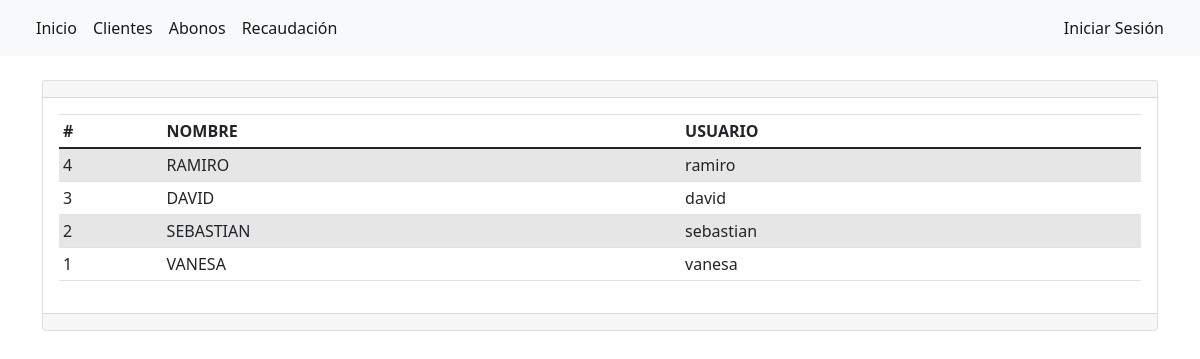
Screenshot of /cobradores/ with the database file from the repository.
### abonos/models.py (models this page shows, shortened)
class Cobrador(models.Model):
    nombre = models.CharField(max_length=45, verbose_name="nombre")
    activo = models.BooleanField(default=True, verbose_name="activo")
    usuario = models.ForeignKey(User,null=True, on_delete=SET_NULL)
    creado = models.DateTimeField(auto_now_add=True)
    modificado = models.DateTimeField(auto_now=True)
    class Meta:
        verbose_name = "Cobrador"
        verbose_name_plural = "Cobradores"
        ordering = ['-modificado', '-creado']
        unique_together = ['nombre']

### abonos/views.py (the view)
# urls.py: path('cobradores/', views.cobradores, name='cobradores'),
def cobradores(request):
    cobradores = Cobrador.objects.all().order_by('-creado')
    cobradores_cuenta = cobradores.count()
    context = {
        'cobradores': cobradores,
        'cobradores_cuenta': cobradores_cuenta
    }
    return render(request, 'cobradores/index.html', context)

### abonos/templates/cobradores/index.html (shortened to what this page needs)
{% extends "base.html" %}
{% block contenido %}
<div class="card">
    <div class="card-header d-flex justify-content-end">
    </div>
    <div class="card-body">
        <div class="table-responsive">
            <table class="table table-sm table-striped table-hover">
                <thead>
                    <tr>
                        <th>#</th>
                        <th>NOMBRE</th>
                        <th>USUARIO</th>
                    </tr>
                </thead>
                <tbody>
                    {% for cobrador in cobradores %}
                    <tr>
                        <td>{{ cobrador.id }}</td>
                        <td>{{ cobrador.nombre }}</td>
                        <td>{{ cobrador.usuario }}</td>
                    </tr>
                    {% endfor %}
                </tbody>
            </table>
        </div>
    </div>
    <div class="card-footer text-muted">
    </div>
</div>
{% endblock %}

### rows the page displays
Cobrador: id "4", nombre "RAMIRO", usuario "ramiro"
Cobrador: id "3", nombre "DAVID", usuario "david"
Cobrador: id "2", nombre "SEBASTIAN", usuario "sebastian"
Cobrador: id "1", nombre "VANESA", usuario "vanesa"
